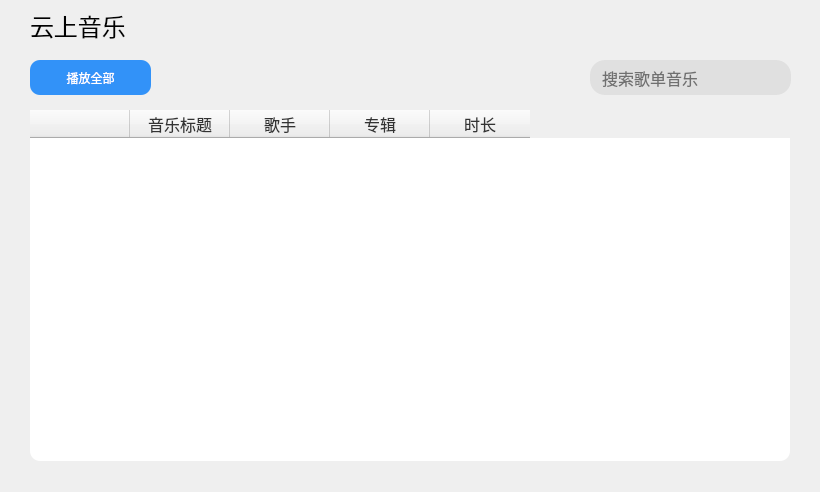
<?xml version="1.0" encoding="UTF-8"?>
<ui version="4.0">
 <class>cloudList</class>
 <widget class="QWidget" name="cloudList">
  <property name="geometry">
   <rect>
    <x>0</x>
    <y>0</y>
    <width>820</width>
    <height>492</height>
   </rect>
  </property>
  <property name="windowTitle">
   <string>Form</string>
  </property>
  <widget class="QPushButton" name="playAll">
   <property name="geometry">
    <rect>
     <x>30</x>
     <y>60</y>
     <width>121</width>
     <height>35</height>
    </rect>
   </property>
   <property name="font">
    <font>
     <family>幼圆</family>
    </font>
   </property>
   <property name="styleSheet">
    <string notr="true">#playAll{
	background-color : rgba(3,122,250,0.8);
	color : white;
	border-radius:10px;
	border : 0px;
	padding-left : 10px;
	padding-right : 10px;
	padding-top:4px;
	padding-bottom : 4px;
}
#playAll:hover{
	background-color : rgba(3,122,250,0.9);
}
#playAll:pressed{
	background-color : rgba(3,122,250,1);
}</string>
   </property>
   <property name="text">
    <string>播放全部</string>
   </property>
   <property name="icon">
    <iconset resource="resourece.qrc">
     <normaloff>:/pic/playSelected.png</normaloff>:/pic/playSelected.png</iconset>
   </property>
   <property name="iconSize">
    <size>
     <width>16</width>
     <height>16</height>
    </size>
   </property>
  </widget>
  <widget class="QLineEdit" name="searchText">
   <property name="geometry">
    <rect>
     <x>590</x>
     <y>60</y>
     <width>201</width>
     <height>35</height>
    </rect>
   </property>
   <property name="font">
    <font>
     <family>幼圆</family>
     <pointsize>12</pointsize>
    </font>
   </property>
   <property name="styleSheet">
    <string notr="true">#searchText{
	background-color:#E0E0E0;
	border : 0px;
	border-radius:15px;
	padding-left : 10px;
	padding-right : 30px;
}</string>
   </property>
   <property name="placeholderText">
    <string>搜索歌单音乐</string>
   </property>
  </widget>
  <widget class="QLabel" name="label">
   <property name="geometry">
    <rect>
     <x>30</x>
     <y>0</y>
     <width>101</width>
     <height>51</height>
    </rect>
   </property>
   <property name="font">
    <font>
     <family>微软雅黑</family>
     <pointsize>18</pointsize>
    </font>
   </property>
   <property name="text">
    <string>云上音乐</string>
   </property>
  </widget>
  <widget class="QTableWidget" name="musicList">
   <property name="geometry">
    <rect>
     <x>30</x>
     <y>110</y>
     <width>760</width>
     <height>351</height>
    </rect>
   </property>
   <property name="font">
    <font>
     <family>幼圆</family>
     <pointsize>12</pointsize>
    </font>
   </property>
   <property name="focusPolicy">
    <enum>Qt::NoFocus</enum>
   </property>
   <property name="layoutDirection">
    <enum>Qt::LeftToRight</enum>
   </property>
   <property name="autoFillBackground">
    <bool>false</bool>
   </property>
   <property name="styleSheet">
    <string notr="true">#musicList{
	border : 0px;
	background-color:white;
	border-radius:10px;
	color : #333333;
}

#musicList::item::selected{
    background:#E6E6E6;
}

#musicList::item:hover{
    background:#F1F2F3;
}

</string>
   </property>
   <property name="showGrid">
    <bool>false</bool>
   </property>
   <property name="gridStyle">
    <enum>Qt::SolidLine</enum>
   </property>
   <property name="wordWrap">
    <bool>true</bool>
   </property>
   <property name="cornerButtonEnabled">
    <bool>true</bool>
   </property>
   <attribute name="horizontalHeaderVisible">
    <bool>true</bool>
   </attribute>
   <attribute name="horizontalHeaderCascadingSectionResizes">
    <bool>false</bool>
   </attribute>
   <attribute name="horizontalHeaderHighlightSections">
    <bool>true</bool>
   </attribute>
   <column>
    <property name="text">
     <string/>
    </property>
   </column>
   <column>
    <property name="text">
     <string>音乐标题</string>
    </property>
    <property name="font">
     <font>
      <family>幼圆</family>
      <pointsize>12</pointsize>
     </font>
    </property>
    <property name="foreground">
     <brush brushstyle="SolidPattern">
      <color alpha="255">
       <red>51</red>
       <green>51</green>
       <blue>51</blue>
      </color>
     </brush>
    </property>
   </column>
   <column>
    <property name="text">
     <string>歌手</string>
    </property>
    <property name="font">
     <font>
      <family>幼圆</family>
      <pointsize>12</pointsize>
     </font>
    </property>
    <property name="foreground">
     <brush brushstyle="SolidPattern">
      <color alpha="255">
       <red>51</red>
       <green>51</green>
       <blue>51</blue>
      </color>
     </brush>
    </property>
   </column>
   <column>
    <property name="text">
     <string>专辑</string>
    </property>
    <property name="font">
     <font>
      <family>幼圆</family>
      <pointsize>12</pointsize>
     </font>
    </property>
    <property name="foreground">
     <brush brushstyle="SolidPattern">
      <color alpha="255">
       <red>51</red>
       <green>51</green>
       <blue>51</blue>
      </color>
     </brush>
    </property>
   </column>
   <column>
    <property name="text">
     <string>时长</string>
    </property>
    <property name="font">
     <font>
      <family>幼圆</family>
      <pointsize>12</pointsize>
     </font>
    </property>
    <property name="foreground">
     <brush brushstyle="SolidPattern">
      <color alpha="255">
       <red>51</red>
       <green>51</green>
       <blue>51</blue>
      </color>
     </brush>
    </property>
   </column>
  </widget>
  <widget class="QPushButton" name="searchIcon">
   <property name="geometry">
    <rect>
     <x>755</x>
     <y>63</y>
     <width>32</width>
     <height>32</height>
    </rect>
   </property>
   <property name="styleSheet">
    <string notr="true">#searchIcon{
	background-color : rgba(0,0,0,0);
	border : 0px;
}</string>
   </property>
   <property name="text">
    <string/>
   </property>
   <property name="icon">
    <iconset resource="resourece.qrc">
     <normaloff>:/pic/search.png</normaloff>:/pic/search.png</iconset>
   </property>
  </widget>
 </widget>
 <resources>
  <include location="resourece.qrc"/>
 </resources>
 <connections/>
</ui>
